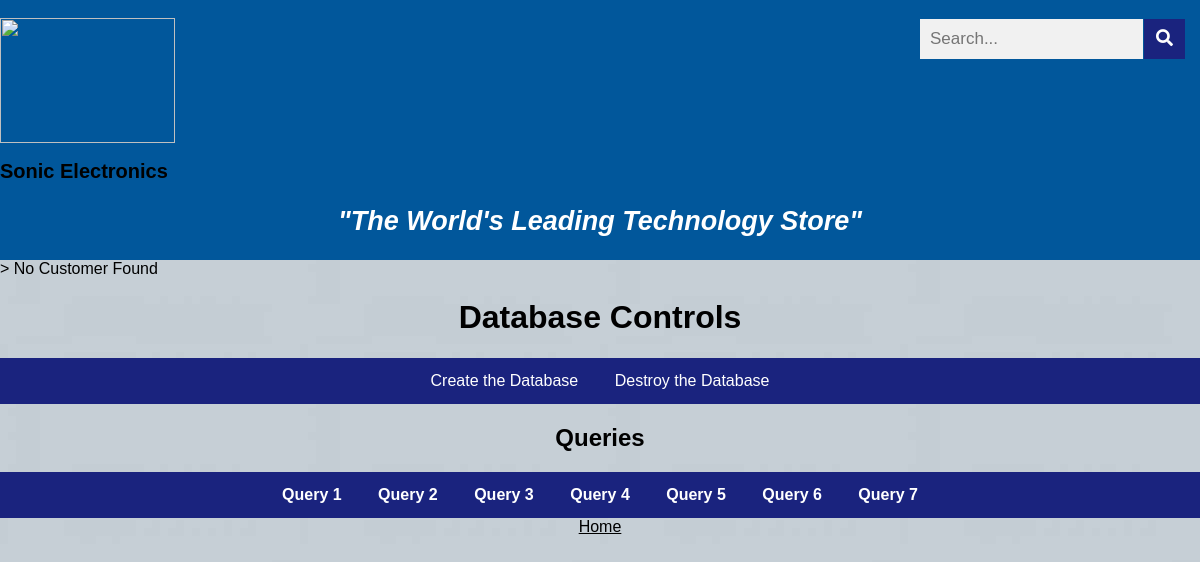
Before: /queryTwo.php with the older database file.
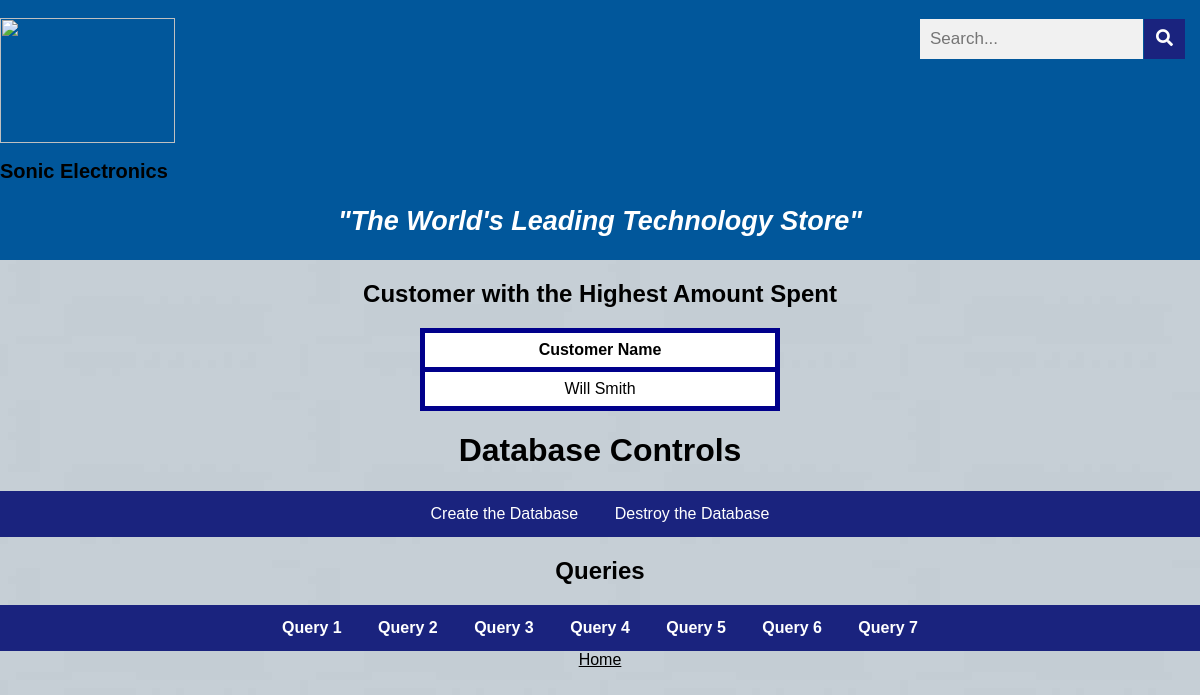
After: the same page with the newer database file.
### tables this page shows
CREATE TABLE customer(
    email             VARCHAR(30) NOT NULL,
    customer_name     VARCHAR(30),
    customer_address  VARCHAR(30),
    phone             BIGINT,
    package_id        INT(5),
    PRIMARY KEY (email)
  );

### common.php (called while the page is built)
<?php
function escape($html)
{
  return htmlspecialchars($html, ENT_QUOTES | ENT_SUBSTITUTE, "UTF-8");
}

### queryTwo.php (the view)
<?php include "templates/header.php"; ?>
<head>
   <link rel="stylesheet" href="css/style.css">
</head>
<?php
try
{
    require "config.php";
    require "common.php";
    $connection = new PDO($dsn, $username, $password, $options);
    $sql = "SELECT customer_name
    FROM customer, package
    ORDER BY price desc
    LIMIT 1";
    $statement = $connection->prepare($sql);
    $statement->execute();
    $result = $statement->fetchAll();
}
catch(PDOException $error)
{
    echo $sql . "<br>" . $error->getMessage();
}
?>
<?php
    if ($result && $statement->rowCount() > 0) { ?>
        <h2 align="center">Customer with the Highest Amount Spent</h2>
        <table align="center">
            <thead>
                <tr>
                    <th>Customer Name</th>
                </tr>
            </thead>
            <tbody>
                <?php foreach ($result as $row) { ?>
                    <tr>
                        <td><?php echo escape($row["customer_name"]); ?></td>
                    </tr>
                <?php } ?>
            </tbody>
        </table>
        <?php } else { ?>
            > No Customer Found
        <?php } ?>
<?php include "templates/footer.php"; ?>

Changed rows visible on the page:
added customer: customer_name "Will Smith"
Other visible differences:
text no longer shown: "> No Customer Found"
text now shown: "Customer with the Highest Amount Spent Customer Name"
